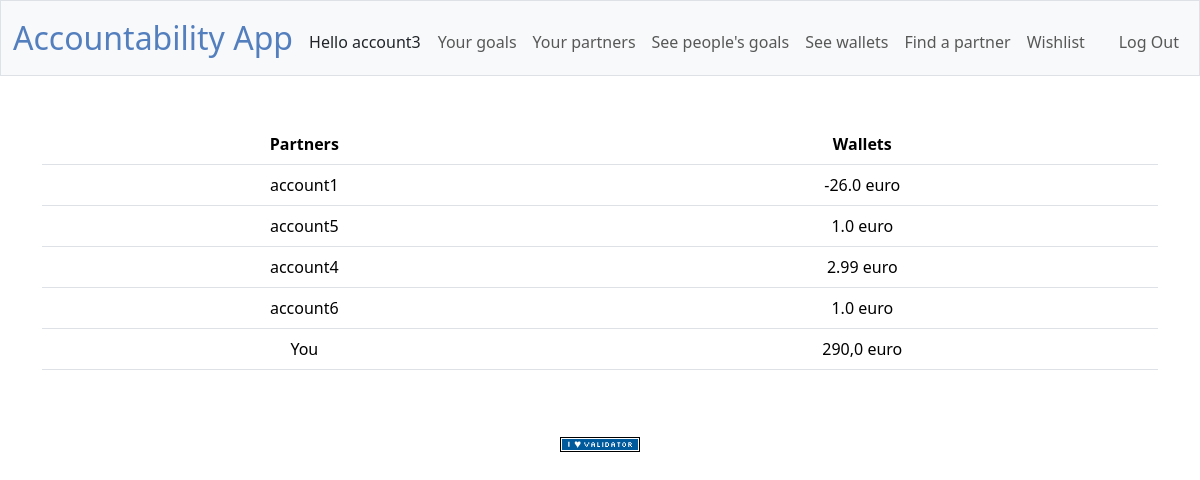
The app's page /seewallets (signed in) with its own data.
### tables this page shows
CREATE TABLE accounts (
    id INTEGER PRIMARY KEY AUTOINCREMENT NOT NULL,
    username TEXT NOT NULL,
    hash TEXT NOT NULL,
    wallet NUMERIC NOT NULL DEFAULT 1.00
);

### app.py (the view)
@app.route("/seewallets")
@login_required
def see_wallets():
    partnerList = accepted_partner_list(session["user_id"])
    myWallet = find_wallet(session["user_id"])
    wallet = str_dec_comma(myWallet)
    return render_template("seewallets.html", partnerList=partnerList, wallet=wallet)

### app.py (called while the page is built)
@app.after_request
def after_request(response):
    response.headers["Cache-Control"] = "no-cache, no-store, must-revalidate"
    response.headers["Expires"] = 0
    response.headers["Pragma"] = "no-cache"
    return response

### helpers.py (called while the page is built)
def login_required(f):
    @wraps(f)
    def decorated_function(*args, **kwargs):
        if session.get("user_id") is None:
            return redirect("/login")
        return f(*args, **kwargs)
    return decorated_function

def find_username(value):
    db = SQL("sqlite:///projectdata.db")
    names = db.execute("""
                        SELECT username FROM accounts WHERE id=?
                          """, value)
    person = ""
    for name in names:
        person = name["username"]
    return person

### partners.py (called while the page is built)
def accepted_partner_list(value):
    partnerList = []
    accepteePartner = db.execute("""
                                SELECT * FROM partnerships WHERE status = ? AND acceptee = ?
                                 """, "ACCEPTED", value)
    requesterPartner = db.execute("""
                                SELECT * FROM partnerships WHERE status = ? AND requester = ?
                                 """, "ACCEPTED", value)
    for partner in accepteePartner:
        partnerList.append(partner["requester"])
    for partner in requesterPartner:
        partnerList.append(partner["acceptee"])
    return partnerList

### wallets.py (called while the page is built)
def str_dec_comma(value):
    strWallet = str(value)
    euro = strWallet.replace(".",",")
    return euro

def find_wallet(userid):
    wallet = db.execute("""
                        SELECT wallet FROM accounts WHERE id = ?
                        """, userid)
    wallet = float(wallet[0]["wallet"])
    wallet = round(wallet, 2)
    return wallet;

### templates/seewallets.html (shortened to what this page needs)
{% extends "layout.html" %}
{% block main %}
<table class="table">
    <thead>
        <tr>
            <th scope="col">Partners</th>
            <th scope="col">Wallets</th>
        </tr>
    </thead>
    <tbody>
        {% for partner in partnerList %}
            <tr>
            <td>{{ partner | find_username }}</td>
            <td>{{ partner | find_wallet }} euro</td>
            </tr>
        {% endfor %}
        <tr>
            <td>You</td>
            <td>{{ wallet }} euro</td>
        </tr>
    </tbody>
</table>
{% endblock %}

### templates/layout.html (shortened to what this page needs)
<!DOCTYPE html>
<html lang="en">
    <head>
        <link href="https://cdn.jsdelivr.net/npm/bootstrap@5.3.3/dist/css/bootstrap.min.css" rel="stylesheet">
        <link href="/static/styles.css" rel="stylesheet">
    </head>
    <body>
        <nav class="bg-light border navbar navbar-expand-md navbar-light">
            <div class="container-fluid">
                <a class="navbar-brand" href="/"><span class="blue">Accountability App</span></a>
                <div class="collapse navbar-collapse" id="navbar">
                    {% if session["user_id"] %}
                        <ul class="navbar-nav me-auto mt-2">
                            Hello {{ session["user_name"] }}
                        </ul>
                        <ul class="navbar-nav me-auto mt-2">
                            <li class="nav-item"><a class="nav-link" href="/maingoalpage">Your goals</a></li>
                            <li class="nav-item"><a class="nav-link" href="/partnerlist">Your partners</a></li>
                            <li class="nav-item"><a class="nav-link" href="/seePartnerGoals">See people's goals</a></li>
                            <li class="nav-item"><a class="nav-link" href="/seewallets">See wallets</a></li>
                            <li class="nav-item"><a class="nav-link" href="/findpartner">Find a partner</a></li>
                            <li class="nav-item"><a class="nav-link" href="/wishlist">Wishlist</a></li>
                        </ul>
                        <ul class="navbar-nav ms-auto mt-2">
                            <li class="nav-item"><a class="nav-link" href="/logout">Log Out</a></li>
                        </ul>
                    {% else %}
                        <ul class="navbar-nav ms-auto mt-2">
                            <li class="nav-item"><a class="nav-link" href="/register">Register</a></li>
                            <li class="nav-item"><a class="nav-link" href="/login">Log In</a></li>
                        </ul>
                    {% endif %}
                </div>
            </div>
        </nav>
        <main class="container py-5 text-center">
            {% block main %}{% endblock %}
        </main>
        <footer class="mb-5">
            <form action="https://validator.w3.org/check" class="text-center" enctype="multipart/form-data" method="post" target="_blank">
                <input alt="Validate" src="/static/I_heart_validator.png" type="image">
            </form>
        </footer>
    </body>
</html>

### static/styles.css (style rules this page uses)
nav .navbar-brand { font-size: xx-large; }
nav .navbar-brand .blue { color: #537fbe; }

### records on screen
accounts: user_name "account3"
accounts: username "account1", partner "-26.0"
accounts: username "account5", partner "1.0"
accounts: username "account4", wallet "2.99"
accounts: username "account6", partner "1.0"

### other values on screen
{{ wallet }} "290,0"
